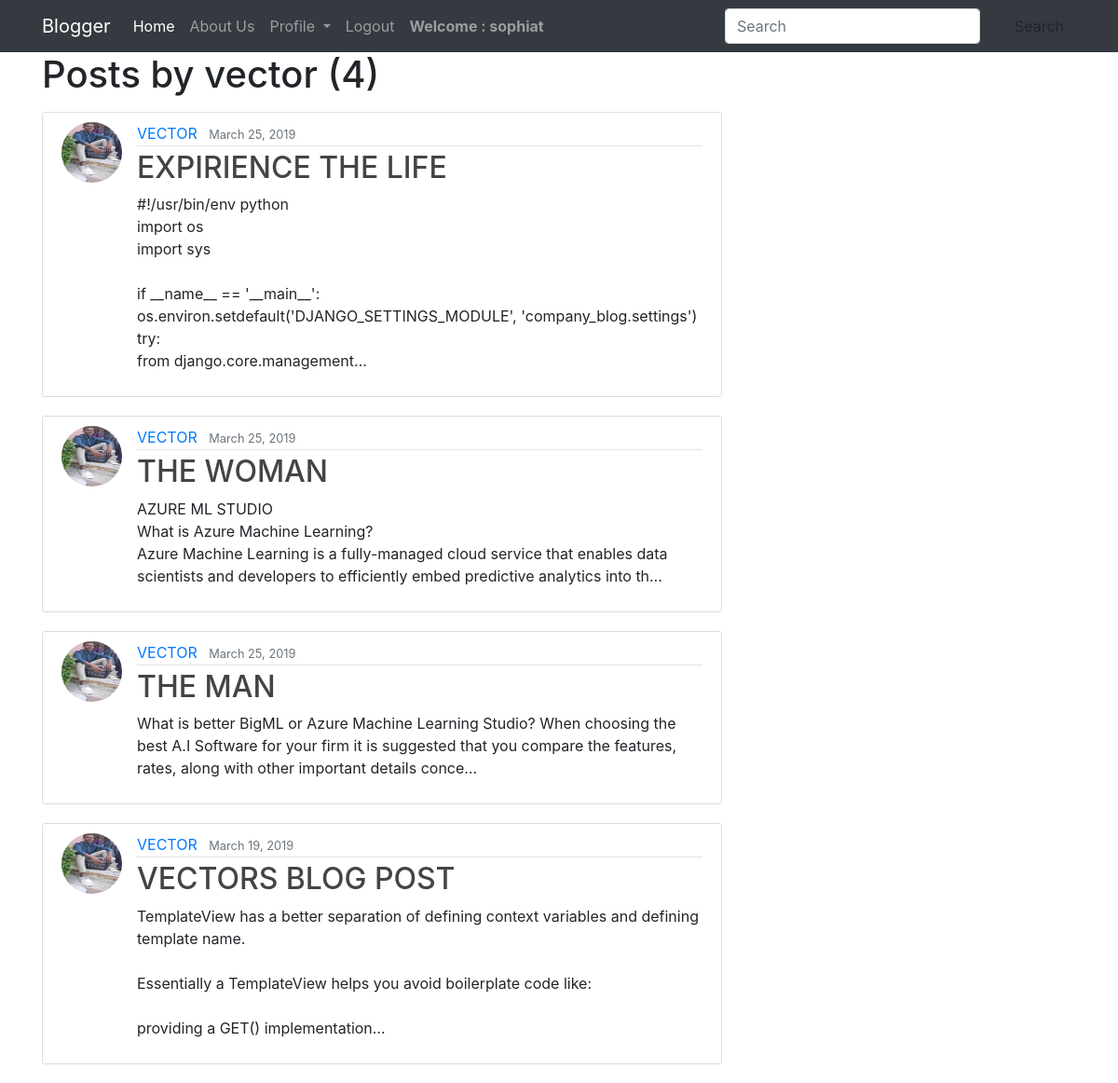
The app's page /user/vector (signed in) with its own data.
### blog/models.py (models this page shows, shortened)
class Post(models.Model):
    author = models.ForeignKey(User,on_delete=models.CASCADE)
    title= models.CharField(max_length=200)
    content = models.TextField()
    date_posted = models.DateTimeField(default=timezone.now)
    last_modified = models.DateTimeField(auto_now=True)

### users/models.py (models this page shows, shortened)
class Profile(models.Model):
    user = models.OneToOneField(User,on_delete=models.CASCADE)
    bio = models.CharField(max_length=200)
    profile_pic = models.ImageField(default='default.jpg', upload_to = 'profile_pics')

### blog/views.py (the view)
# urls.py: path('user/<str:username>', views.UserPostListView.as_view(), name='user_posts'),
class UserPostListView(ListView):
    template_name = 'blog/user_posts.html'
    context_object_name = 'posts'
    model = Post
    paginate_by = 4
    def get_queryset(self):
        user = get_object_or_404(User,username=self.kwargs.get('username'))
        return Post.objects.filter(author=user).order_by('-date_posted')

### blog/templates/blog/user_posts.html (shortened to what this page needs)
{% extends "base.html" %}
{% block content %}
    <h1 class="mb-3">Posts by {{ view.kwargs.username }} ({{ page_obj.paginator.count }})</h1>
    {% for post in posts %}
        <article class="media content-section">
          <img class="rounded-circle article-img" src="{{ post.author.profile.profile_pic.url }}">
          <div class="media-body">
            <div class="article-metadata">
              <a class="mr-2" href="{% url 'blog:user_posts' post.author.username %}">{{ post.author|upper }}</a>
              <small class="text-muted">{{ post.date_posted|date:"F d, Y" }}</small>
            </div>
            <h2><a class="article-title" href="{% url 'blog:post_detail' post.id %}">{{ post.title|upper }}</a></h2>
            <p class="article-content">{{ post.content|truncatechars:200 }}</p>
          </div>
        </article>
    {% endfor %}
{% endblock content %}

### blog/templates/base.html (shortened to what this page needs)
<!DOCTYPE html>
{% load staticfiles %}
<html lang="en" dir="ltr">
  <head>
    <link rel="stylesheet" href="{%static 'css/main.css' %}">
    <link rel="stylesheet" href="{%static 'css/bootstrap/bootstrap.min.css' %}">
  </head>
  <body>
    <nav class="navbar navbar-expand-lg navbar-dark bg-dark">
      <div class="container">
      <a class="navbar-brand" href="{% url 'blog:home'%}">Blogger</a>
      <div class="collapse navbar-collapse" id="basicExampleNav">
        <ul class="navbar-nav mr-auto">
          <li class="nav-item active">
            <a class="nav-link" href="#">Home
            </a>
          </li>
          <li class="nav-item">
            <a class="nav-link" href="{% url 'blog:about'%}">About Us</a>
          </li>
          {% if request.user.is_authenticated %}
          <li class="nav-item dropdown">
            <a class="nav-link dropdown-toggle" href="http://example.com" id="navbarDropdownMenuLink" data-toggle="dropdown" aria-haspopup="true" aria-expanded="false">
              Profile
            </a>
        </li>
        {% endif %}
        {% if request.user.is_authenticated %}
          <li class="nav-item">
            <a class="nav-link" href="{% url 'account_logout' %}">Logout</a>
          </li>
          <li class="nav-item navbar-nav ">
              <a class="nav-link" href="{% url 'users:profile' %}"><strong>Welcome : {{ user.username }}</strong></a>
          </li>
       {% endif %}
      </ul>
        <div class="">
          <form class="form-inline">
            <div class="md-form my-0">
              <input class="form-control mr-sm-2" type="text" placeholder="Search" aria-label="Search">
            </div>
            <button class="btn btn-outline-white btn-md my-2 my-sm-0 ml-3" type="submit">Search</button>
          </form>
        </div>
    </nav>
    <div class="container">
      <div class="row">
        <div class="col-md-8">
          {% block content %}
          {% endblock %}
        </div>
      </div>
    </div>
  </body>
</html>

### static/css/main.css (style rules this page uses)
body { background: #fafafa; color: #333333; }
h1, h2, h3, h4, h5, h6 { color: #444444; }
ul { margin: 0; }
.content-section { background: #ffffff; padding: 10px 20px; border: 1px solid #dddddd; border-radius: 3px; margin-bottom: 20px; }
.article-title { color: #444444; }
.article-content { white-space: pre-line; }
.article-img { height: 65px; width: 65px; margin-right: 16px; }
.article-metadata { padding-bottom: 1px; margin-bottom: 4px; border-bottom: 1px solid #e3e3e3 }

### records on screen
Post: author.profile.profile_pic (picture), author "VECTOR", date_posted "March 25, 2019", title "EXPIRIENCE THE LIFE", content "#!/usr/bin/env python import os import sys if __name__ == '__main__': os.environ.setdefault('DJANGO_SETTINGS_MODULE', 'company_blog.settings') try: from django.core.management…"
Post: author.profile.profile_pic (picture), author "VECTOR", date_posted "March 25, 2019", title "THE WOMAN", content "AZURE ML STUDIO What is Azure Machine Learning? Azure Machine Learning is a fully-managed cloud service that enables data scientists and developers to efficiently embed predictive analytics into th…"
Post: author.profile.profile_pic (picture), author "VECTOR", date_posted "March 25, 2019", title "THE MAN", content "What is better BigML or Azure Machine Learning Studio? When choosing the best A.I Software for your firm it is suggested that you compare the features, rates, along with other important details conce…"
Post: author.profile.profile_pic (picture), author "VECTOR", date_posted "March 19, 2019", title "VECTORS BLOG POST", content "TemplateView has a better separation of defining context variables and defining template name. Essentially a TemplateView helps you avoid boilerplate code like: providing a GET() implementation…"

### other values on screen
{{ user.username }} "sophiat"
{{ view.kwargs.username }} "vector"
{{ page_obj.paginator.count }} "4"
